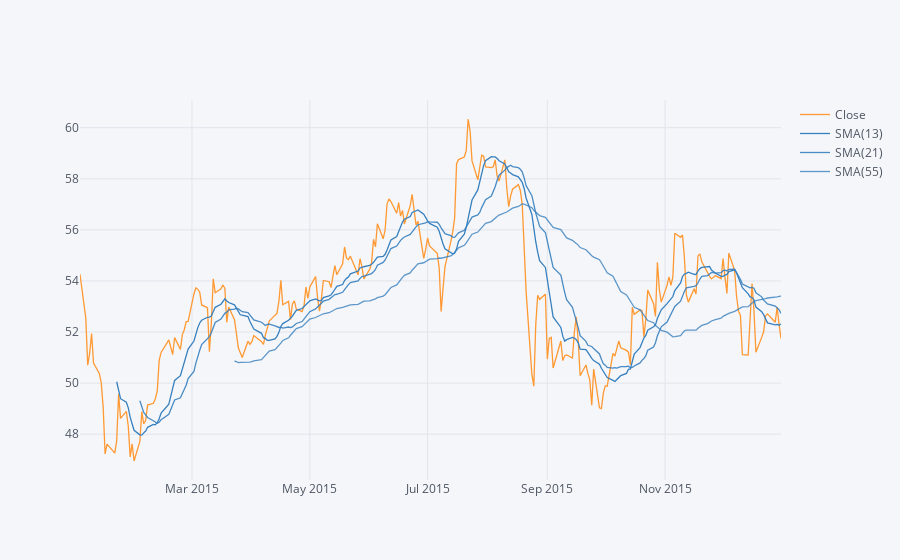

Notebook cell for this chart:
### Markdown cell above
#** Use .ta_plot(study='sma') to create a Simple Moving Averages plot of Morgan Stanley for the year 2015.**

### Code cell
bank_stocks.loc['2015-01-01':'2015-12-31','C'][['Close']].ta_plot(study = 'sma',periods=[13,21,55],title='Simple Moving Averages')

### Figure 1 — Plotly figure (JSON) as saved in the notebook; plotly's stock layout.template omitted (floating-point values rounded to 4 significant figures; data arrays with more than 128 entries replaced by an {"elided": "..."} marker saying what was removed)
{"data": [{"line": {"color": "rgba(255, 153, 51, 1.0)", "dash": "solid", "shape": "linear", "width": 1.3}, "mode": "lines", "name": "Close", "text": "", "type": "scatter", "x": {"elided": "252 str values"}, "y": {"elided": "252 float values"}}, {"line": {"color": "rgba(55, 128, 191, 1.0)", "dash": "solid", "shape": "linear", "width": 1.3}, "mode": "lines", "name": "SMA(13)", "text": "", "type": "scatter", "x": {"elided": "252 str values"}, "y": {"elided": "252 mixed values"}}, {"line": {"color": "rgba(55, 128, 191, 0.8999999999999999)", "dash": "solid", "shape": "linear", "width": 1.3}, "mode": "lines", "name": "SMA(21)", "text": "", "type": "scatter", "x": {"elided": "252 str values"}, "y": {"elided": "252 mixed values"}}, {"line": {"color": "rgba(55, 128, 191, 0.7999999999999998)", "dash": "solid", "shape": "linear", "width": 1.3}, "mode": "lines", "name": "SMA(55)", "text": "", "type": "scatter", "x": {"elided": "252 str values"}, "y": {"elided": "252 mixed values"}}], "layout": {"legend": {"bgcolor": "#F5F6F9", "font": {"color": "#4D5663"}}, "paper_bgcolor": "#F5F6F9", "plot_bgcolor": "#F5F6F9", "title": {"font": {"color": "#4D5663"}}, "xaxis": {"gridcolor": "#E1E5ED", "showgrid": true, "tickfont": {"color": "#4D5663"}, "title": {"font": {"color": "#4D5663"}, "text": ""}, "zerolinecolor": "#E1E5ED"}, "yaxis": {"gridcolor": "#E1E5ED", "showgrid": true, "tickfont": {"color": "#4D5663"}, "title": {"font": {"color": "#4D5663"}, "text": ""}, "zerolinecolor": "#E1E5ED"}}}
